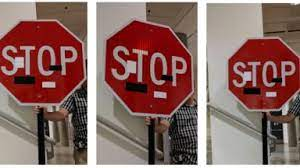
#> input picture contour Detection/images4.jfif, 300 x 168 px
$ jupyter execute --allow-errors Untitled.ipynb
#> lines starting #> are read from the running program, lines starting #| are printed output that depends on the picture; after the words box and inside, x2 and y2 are one past the last pixel; in counts of white or black regions, pixels touching at a corner belong together
[cell 1]
import os
import cv2
import numpy as np
import pandas as pd
import matplotlib.pyplot as plt

[cell 2]
img=cv2.imread("images4.jfif")
#> img is the input picture: shape (168, 300, 3); mean B, G, R 99.4, 104.6, 138.2

img=cv2.cvtColor(img,cv2.COLOR_BGR2RGB)
img_copy=img.copy()
plt.imshow(img)

lower=np.array([50,0,0])
higher=np.array([255,50,50])


mask=cv2.inRange(img,lower,higher)
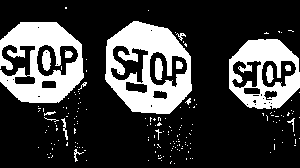
#> mask: shape (168, 300); 24.8% white; 176 white regions (160 under 20 px)

plt.imshow(mask,"gray")
plt.show()
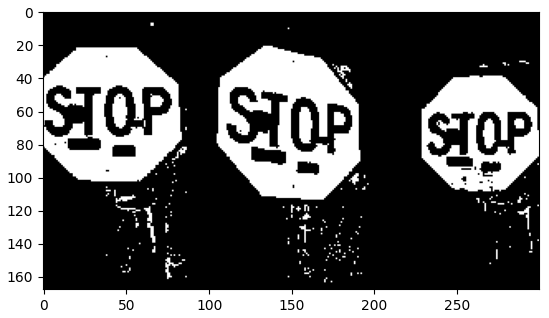
#> figure drawn by matplotlib, 1 panel

cont,_=cv2.findContours(mask,cv2.RETR_EXTERNAL,cv2.CHAIN_APPROX_NONE)
#> cont = 169 contours, 165 with area under 20; largest, box (x1, y1, x2, y2) and area: (105, 21, 192, 114) 6154, (0, 22, 84, 103) 4890, (229, 39, 300, 109) 3934, (61, 118, 68, 140) 26

#> (the rest of this cell did not finish here and is left out)

$ run again, with contour Detection/image.jfif copied over contour Detection/images4.jfif
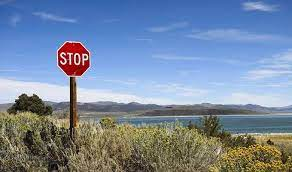
#> input picture contour Detection/image.jfif, 292 x 172 px
#> img is the input picture: shape (172, 292, 3); mean B, G, R 159.7, 136.8, 120.1
#> `mask=cv2.inRange(img,lower,higher)`:
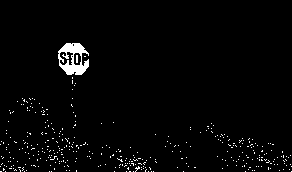
#> mask: shape (172, 292); 2.3% white; 373 white regions (372 under 20 px)
#> `plt.show()`:
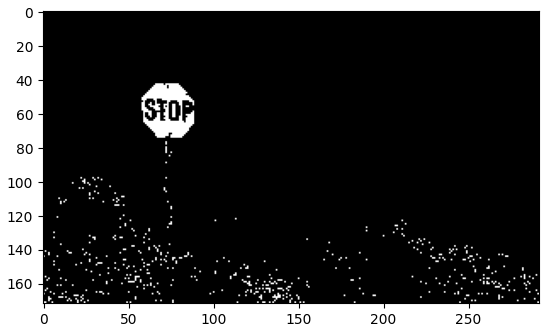
#> figure drawn by matplotlib, 1 panel
#> cont = 372 contours, 371 with area under 20; largest, box (x1, y1, x2, y2) and area: (58, 43, 89, 75) 689
